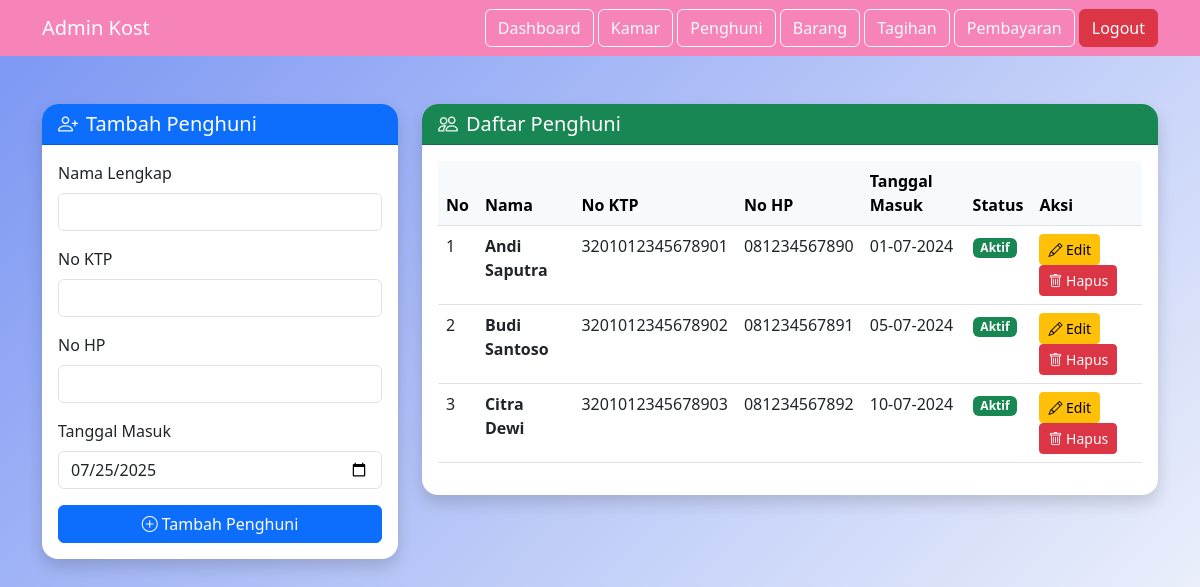
/admin/penghuni.php (signed in), run on the app's committed database.
### tables this page shows
CREATE TABLE penghuni (
    id INT AUTO_INCREMENT PRIMARY KEY,
    nama VARCHAR(100) NOT NULL,
    no_ktp VARCHAR(30) NOT NULL,
    no_hp VARCHAR(20) NOT NULL,
    tgl_masuk DATE NOT NULL,
    tgl_keluar DATE DEFAULT NULL
);

### admin/penghuni.php (the view, shortened to what this page needs)
<?php
require_once "../koneksi.php";
$penghuni = $conn->query("SELECT * FROM penghuni ORDER BY nama ASC");
?>
<!DOCTYPE html>
<html lang="id">
<head>
    <link href="https://cdn.jsdelivr.net/npm/bootstrap@5.3.0/dist/css/bootstrap.min.css" rel="stylesheet">
    <link href="https://cdn.jsdelivr.net/npm/bootstrap-icons@1.10.5/font/bootstrap-icons.css" rel="stylesheet">
</head>
<body>
<nav class="navbar navbar-expand-lg navbar-dark" style="background-color:rgb(247, 132, 185);">
    <div class="container">
        <a class="navbar-brand" href="#">Admin Kost</a>
        <div>
            <a href="dashboard.php" class="btn btn-outline-light">Dashboard</a>
            <a href="kamar.php" class="btn btn-outline-light">Kamar</a>
            <a href="penghuni.php" class="btn btn-outline-light">Penghuni</a>
            <a href="barang.php" class="btn btn-outline-light">Barang</a>
            <a href="tagihan.php" class="btn btn-outline-light">Tagihan</a>
            <a href="pembayaran.php" class="btn btn-outline-light">Pembayaran</a>
            <a href="../logout.php" class="btn btn-danger">Logout</a>
        </div>
    </div>
</nav>
<div class="container py-5">
    <div class="row">
        <div class="col-md-4">
            <div class="card shadow">
                <div class="card-header bg-primary text-white">
                    <h5 class="mb-0">
                        <i class="bi bi-person-plus me-2"></i>Tambah Penghuni
                    </h5>
                </div>
                <div class="card-body">
                    <form method="post">
                        <div class="mb-3">
                            <label class="form-label">Nama Lengkap</label>
                            <input type="text" name="nama" class="form-control" required>
                        </div>
                        <div class="mb-3">
                            <label class="form-label">No KTP</label>
                            <input type="text" name="no_ktp" class="form-control" required maxlength="16">
                        </div>
                        <div class="mb-3">
                            <label class="form-label">No HP</label>
                            <input type="text" name="no_hp" class="form-control" required>
                        </div>
                        <div class="mb-3">
                            <label class="form-label">Tanggal Masuk</label>
                            <input type="date" name="tgl_masuk" class="form-control" value="<?= date('Y-m-d') ?>">
                        </div>
                        <button type="submit" name="tambah" class="btn btn-primary w-100">
                            <i class="bi bi-plus-circle me-1"></i>Tambah Penghuni
                        </button>
                    </form>
                </div>
            </div>
        </div>
        <div class="col-md-8">
            <div class="card shadow">
                <div class="card-header bg-success text-white">
                    <h5 class="mb-0">
                        <i class="bi bi-people me-2"></i>Daftar Penghuni
                    </h5>
                </div>
                <div class="card-body">
                    <div class="table-responsive">
                        <table class="table table-hover">
                            <thead class="table-light">
                                <tr>
                                    <th>No</th>
                                    <th>Nama</th>
                                    <th>No KTP</th>
                                    <th>No HP</th>
                                    <th>Tanggal Masuk</th>
                                    <th>Status</th>
                                    <th>Aksi</th>
                                </tr>
                            </thead>
                            <tbody>
                                <?php if ($penghuni->num_rows > 0): ?>
                                    <?php $no = 1; while($row = $penghuni->fetch_assoc()): ?>
                                        <tr>
                                            <td><?= $no++ ?></td>
                                            <td><strong><?= htmlspecialchars($row['nama']) ?></strong></td>
                                            <td><?= htmlspecialchars($row['no_ktp']) ?></td>
                                            <td><?= htmlspecialchars($row['no_hp']) ?></td>
                                            <td><?= date('d-m-Y', strtotime($row['tgl_masuk'])) ?></td>
                                            <td>
                                                <?php if ($row['tgl_keluar']): ?>
                                                    <span class="badge bg-secondary">Keluar</span>
                                                <?php else: ?>
                                                    <span class="badge bg-success">Aktif</span>
                                                <?php endif; ?>
                                            </td>
                                            <td>
                                                <a href="edit_penghuni.php?id=<?= $row['id'] ?>" class="btn btn-warning btn-sm">
                                                    <i class="bi bi-pencil"></i> Edit
                                                </a>
                                                <a href="penghuni.php?hapus=<?= $row['id'] ?>" class="btn btn-danger btn-sm" onclick="return confirm('Yakin ingin menghapus penghuni ini?')">
                                                    <i class="bi bi-trash"></i> Hapus
                                                </a>
                                            </td>
                                        </tr>
                                    <?php endwhile; ?>
                                <?php else: ?>
                                    <tr>
                                        <td colspan="7" class="text-center text-muted">Tidak ada data penghuni</td>
                                    </tr>
                                <?php endif; ?>
                            </tbody>
                        </table>
                    </div>
                </div>
            </div>
        </div>
    </div>
</body>
</html>

### admin/penghuni.php (style rules this page uses)
body { background: linear-gradient(135deg,rgb(122, 149, 243) 0%, #f8fafc 100%); min-height: 100vh; }
.card { border-radius: 1rem; border: none; }
.card-header { border-radius: 1rem 1rem 0 0 !important; }

### data on the page
penghuni: nama "Andi Saputra", no_ktp "3201012345678901", no_hp "081234567890", tgl_masuk "01-07-2024", shows "Aktif"
penghuni: nama "Budi Santoso", no_ktp "3201012345678902", no_hp "081234567891", tgl_masuk "05-07-2024", shows "Aktif"
penghuni: nama "Citra Dewi", no_ktp "3201012345678903", no_hp "081234567892", tgl_masuk "10-07-2024", shows "Aktif"
